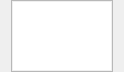
<?xml version="1.0" encoding="UTF-8"?>
<ui version="4.0">
 <class>MessageAttachmentList</class>
 <widget class="QWidget" name="MessageAttachmentList">
  <property name="geometry">
   <rect>
    <x>0</x>
    <y>0</y>
    <width>200</width>
    <height>89</height>
   </rect>
  </property>
  <property name="sizePolicy">
   <sizepolicy hsizetype="Fixed" vsizetype="Fixed">
    <horstretch>0</horstretch>
    <verstretch>0</verstretch>
   </sizepolicy>
  </property>
  <property name="minimumSize">
   <size>
    <width>100</width>
    <height>10</height>
   </size>
  </property>
  <property name="windowTitle">
   <string>Form</string>
  </property>
  <layout class="QVBoxLayout" name="verticalLayout">
   <property name="sizeConstraint">
    <enum>QLayout::SetFixedSize</enum>
   </property>
   <property name="topMargin">
    <number>0</number>
   </property>
   <property name="bottomMargin">
    <number>0</number>
   </property>
   <item>
    <widget class="Mattermost::MessageAttachmentListWidget" name="listWidget">
     <property name="sizePolicy">
      <sizepolicy hsizetype="Expanding" vsizetype="Expanding">
       <horstretch>0</horstretch>
       <verstretch>0</verstretch>
      </sizepolicy>
     </property>
     <property name="minimumSize">
      <size>
       <width>100</width>
       <height>0</height>
      </size>
     </property>
     <property name="styleSheet">
      <string notr="true">padding: 1px</string>
     </property>
     <property name="verticalScrollBarPolicy">
      <enum>Qt::ScrollBarAsNeeded</enum>
     </property>
     <property name="horizontalScrollBarPolicy">
      <enum>Qt::ScrollBarAlwaysOff</enum>
     </property>
     <property name="sizeAdjustPolicy">
      <enum>QAbstractScrollArea::AdjustToContents</enum>
     </property>
     <property name="verticalScrollMode">
      <enum>QAbstractItemView::ScrollPerPixel</enum>
     </property>
     <property name="resizeMode">
      <enum>QListView::Adjust</enum>
     </property>
    </widget>
   </item>
  </layout>
 </widget>
 <customwidgets>
  <customwidget>
   <class>Mattermost::MessageAttachmentListWidget</class>
   <extends>QListWidget</extends>
   <header>chat-area/attachments/MessageAttachmentListWidget.h</header>
  </customwidget>
 </customwidgets>
 <resources/>
 <connections/>
</ui>
